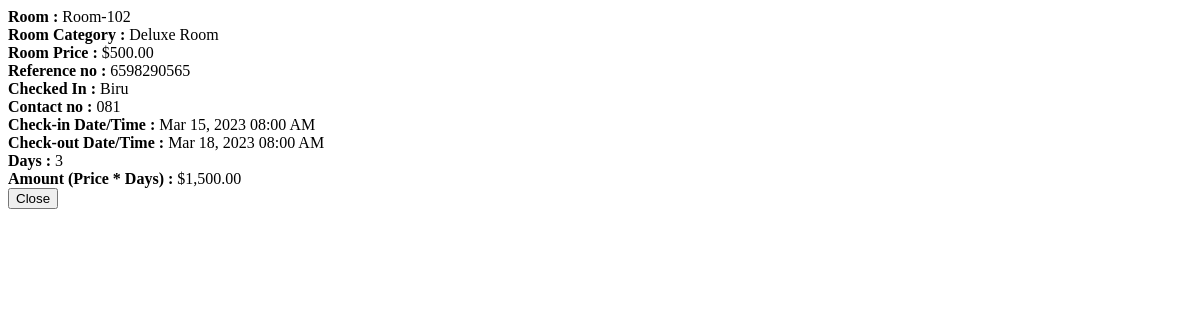
Before: /admin/manage_check_out.php?id=15 with the older database file.
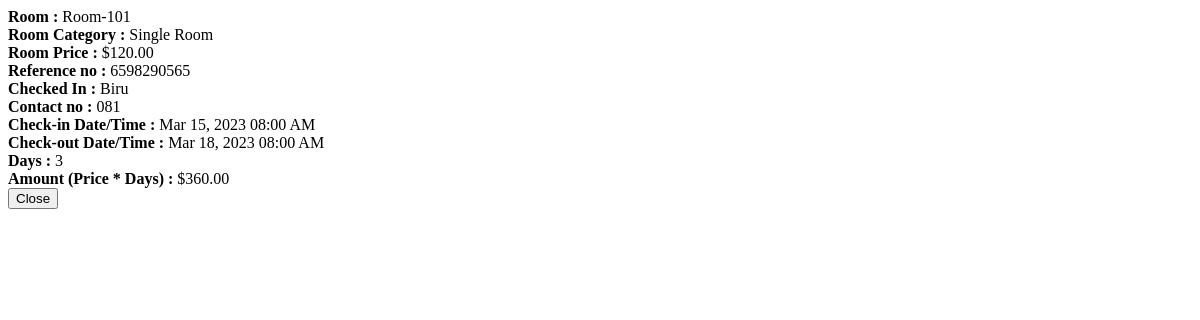
After: the same page with the newer database file.
### tables this page shows
CREATE TABLE `rooms` (
  `id` int(30) NOT NULL,
  `room` varchar(30) NOT NULL,
  `category_id` int(30) NOT NULL,
  `status` tinyint(1) NOT NULL DEFAULT 0 COMMENT '0 = Available , 1= Unvailables'
);

CREATE TABLE `room_categories` (
  `id` int(30) NOT NULL,
  `name` text NOT NULL,
  `price` float NOT NULL,
  `cover_img` text NOT NULL
);

### admin/manage_check_out.php (the view, shortened to what this page needs)
<?php
include('db_connect.php');
if($_GET['id']){
	if($room_id > 0){
	$room = $conn->query("SELECT * FROM rooms where id =".$room_id)->fetch_array();
	$cat = $conn->query("SELECT * FROM room_categories where id =".$room['category_id'])->fetch_array();
}else{
	$cat = $conn->query("SELECT * FROM room_categories where id =".$booked_cid)->fetch_array();
}
 $calc_days = abs(strtotime($date_out) - strtotime($date_in)) ;
 $calc_days =floor($calc_days / (60*60*24)  );
}
?>
<div class="container-fluid">
	<p><b>Room : </b><?php echo isset($room['room']) ? $room['room'] : 'NA' ?></p>
	<p><b>Room Category : </b><?php echo $cat['name'] ?></p>
	<p><b>Room Price : </b><?php echo '$'.number_format($cat['price'],2) ?></p>
	<p><b>Reference no : </b><?php echo $ref_no ?></p>
	<p><b>Checked In : </b><?php echo $name ?></p>
	<p><b>Contact no : </b><?php echo $contact_no ?></p>
	<p><b>Check-in Date/Time : </b><?php echo date("M d, Y h:i A",strtotime($date_in)) ?></p>
	<p><b>Check-out Date/Time : </b><?php echo date("M d, Y h:i A",strtotime($date_out)) ?></p>
	<p><b>Days : </b><?php echo $calc_days ?></p>
	<p><b>Amount (Price * Days) : </b><?php echo '$'.number_format($cat['price'] * $calc_days ,2) ?></p>
		<div class="row">
				<div class="col-md-3">
					<button type="button" class="btn btn-secondary" data-dismiss="modal">Close</button>
				</div>
		</div>
</div>

Changed rows visible on the page:
no longer on this page (row unchanged): room_categories: name "Deluxe Room", price "500.00", $cat['price']*$calc_days "1,500.00"
changed rooms: room "Room-102" → "Room-101"
now on this page (row unchanged): room_categories: name "Single Room", price "120.00", $cat['price']*$calc_days "360.00"
